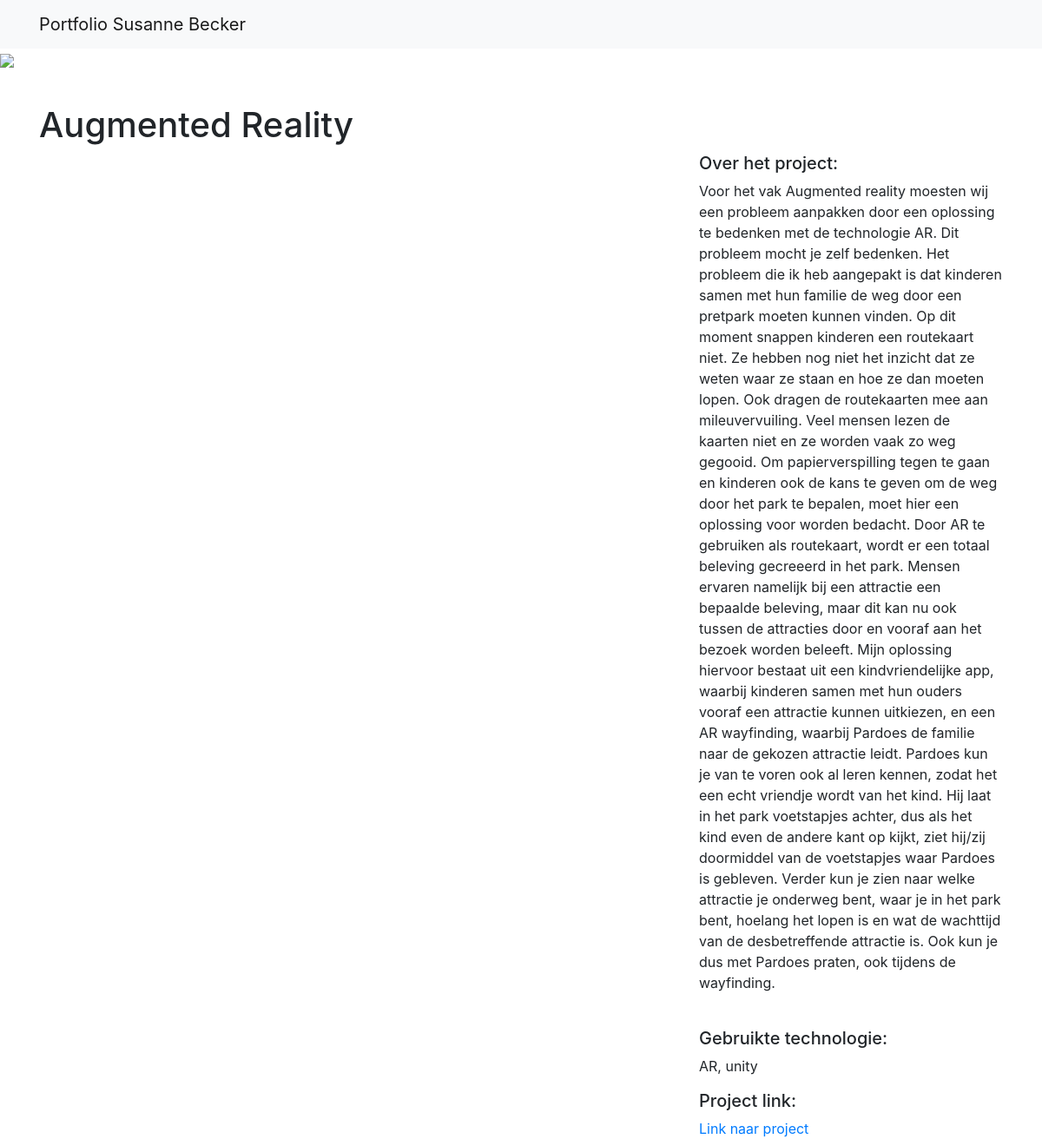
/1/, run on the app's committed database.
### projects/models.py (models this page shows)
class Project(models.Model):
    title = models.CharField(max_length=100)
    short_description = models.TextField()
    description = models.TextField()
    technology = models.CharField(max_length=20)
    image = models.FilePathField(path="/img")
    link = models.CharField(max_length=100, default=None, blank=True, null=True)

### projects/views.py (the view)
# urls.py: path("<int:pk>/", views.project_detail, name="project_detail"),
def project_detail(request, pk):
    project = Project.objects.get(pk=pk)
    context = {"project": project}
    return render(request, "project_detail.html", context)

### projects/templates/project_detail.html (shortened to what this page needs)
{% extends "base.html" %}
{% load static %}
{% block page_content %}
<h1>{{ project.title }}</h1>
<div class="row" >
    <div class="col-md-8">
    </div>
    <div class="col-md-4">
        <h5>Over het project:</h5>
        <p>{{ project.description }}</p>
        <br>
        <h5>Gebruikte technologie:</h5>
        <p>{{ project.technology }}</p>
        {% if project.link %}
            <h5>Project link:</h5>
            <a href="{{ project.link }}">Link naar project</a>
            <br>
        {% endif %}
    </div>
</div>
{% endblock %}

### personal_portfolio/templates/base.html (shortened to what this page needs)
<!DOCTYPE html>
<html lang="en">
<head>
  <link rel="stylesheet" href="https://stackpath.bootstrapcdn.com/bootstrap/4.1.3/css/bootstrap.min.css"
>
  <link href="static/css/style.css" rel="stylesheet">
</head>
<header>
  <nav class="navbar navbar-expand-lg navbar-light bg-light">
    <div class="container">
      <a class="navbar-brand" href="{% url 'project_index' %}">Portfolio Susanne Becker</a>
    </div>
  </nav>
  <img id="header"
    src="https://blog.copify.com/wp-content/uploads/2019/06/What-does-a-financial-copywriter-do-Copify-blog-3-1500x400.jpg">
</header>
<body>
  <div class="container">
    {% block page_content %}{% endblock %}
  </div>
</body>
</html>

### projects/static/css/style.css (style rules this page uses)
body { background-color: rgb(255, 255, 255); }
#header { width: 100%; top: 0px; left: 0px; }
h1 { margin-top: 40px; }

### data on the page
Project: title "Augmented Reality", description "Voor het vak Augmented reality moesten wij een probleem aanpakken door een oplossing te bedenken met de technologie AR. Dit probleem mocht je zelf bedenken. Het probleem die ik heb aangepakt is dat kinderen samen met hun familie de weg door een pretpark moeten kunnen vinden. Op dit moment snappen kinderen een routekaart niet. Ze hebben nog niet het inzicht dat ze weten waar ze staan en hoe ze dan moeten lopen. Ook dragen de routekaarten mee aan mileuvervuiling. Veel mensen lezen de kaarten niet en ze worden vaak zo weg gegooid. Om papierverspilling tegen te gaan en kinderen ook de kans te geven om de weg door het park te bepalen, moet hier een oplossing voor worden bedacht. Door AR te…", technology "AR, unity"
